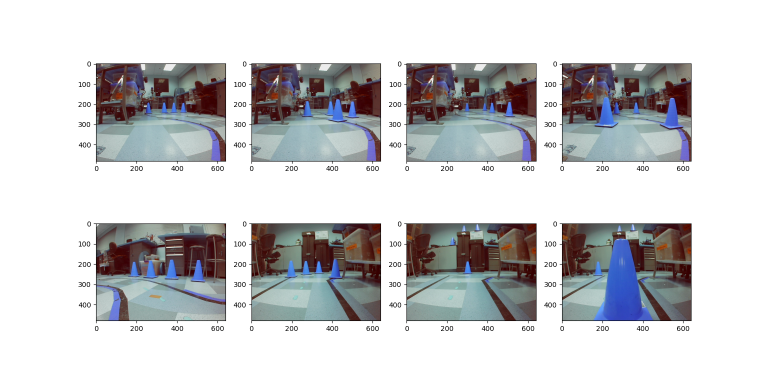
#> input picture cone_detection/Sample_BGR_Data.png, 1536 x 761 px (shown at 1/2 size)
$ python -i bin_detector.py   (imports and definitions only)
#> lines starting #> are read from the running program, lines starting #| are printed output that depends on the picture
import numpy as np
import cv2
from skimage.measure import label, regionprops
import math
import os
from matplotlib import pyplot as plt
from skimage.segmentation import mark_boundaries
from skimage.measure import label, regionprops, find_contours
import sys
from skimage.morphology import (erosion, dilation, closing, opening,
                                area_closing, area_opening)

def multi_dil(im, num, element):
    for i in range(num):
        im = dilation(im, element)
    return im

def multi_ero(im, num, element):
    for i in range(num):
        im = erosion(im, element)
    return im

class BinDetector():
    def __init__(self):
        '''
            Initilize your bin detector with the attributes you need,
            e.g., parameters of your classifier
        '''
        try:
            # logistic regression
            self.categories = ['cone_orange', 'not_cone_orange']
            folder_path = os.path.dirname(os.path.abspath(__file__))
            self.omega_class_list = []

            for i in range(len(self.categories)):
                omega_class_params_file = os.path.join(folder_path, 'omega_' + self.categories[i] + '.npy')
                self.omega_class_list.append(np.load(omega_class_params_file))
        except:
            pass

    # [51 lines left out: function segment_image, not called in this run]

    def get_bounding_boxes(self, img):
        '''
            Find the bounding boxes of the recycling bins
            call other functions in this class if needed

            Inputs:
                img - original image
            Outputs:
                boxes - a list of lists of bounding boxes. Each nested list is a bounding box in the form of [x1, y1, x2, y2]
                where (x1, y1) and (x2, y2) are the top left and bottom right coordinate respectively
        '''
        ################################################################
        # YOUR CODE AFTER THIS LINE

        # Replace this with your own approach
        element = np.array([[0,0,0,0,0,0,0],
                    [0,0,1,1,1,0,0],
                    [0,1,1,1,1,1,0],
                    [0,1,1,1,1,1,0],
                    [0,1,1,1,1,1,0],
                    [0,0,1,1,1,0,0],
                    [0,0,0,0,0,0,0]])

        boxes = []

        img = multi_ero(img, 2, element)
        img = multi_dil(img, 2, element)


        mask_labels = label(img)
        props = regionprops(mask_labels)

        img_copy = np.copy(img)*255
        for prop in props:
            if prop.bbox_area > 0:
                if (prop.bbox[2]-prop.bbox[0])/(prop.bbox[3]-prop.bbox[1]) > 1.1 and (prop.bbox[2]-prop.bbox[0])/(prop.bbox[3]-prop.bbox[1]) < 1.8:
                    cv2.rectangle(img_copy, (prop.bbox[1], prop.bbox[0]), (prop.bbox[3], prop.bbox[2]), (255,255,255), 5)
                    boxes.append([prop.bbox[1],prop.bbox[0],prop.bbox[3],prop.bbox[2]])

        # YOUR CODE BEFORE THIS LINE
        ################################################################

        return boxes

    def sigmoid(self,z):
        return 1/(1+np.exp(-z))

    # [44 lines left out: function train, not called in this run]

# [17 lines not run here, left out]
    # bin_detector.train([X, y])

>>> import cv2
>>> picture = cv2.imread('Sample_BGR_Data.png', cv2.IMREAD_GRAYSCALE)
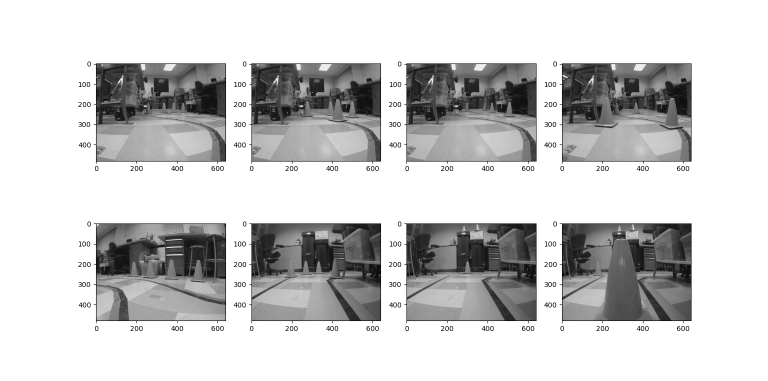
#> picture: shape (761, 1536) (shown at 1/2 size); min 0, max 255, mean 203.7
>>> result = BinDetector().get_bounding_boxes(picture)
#> the loop in multi_ero, `for i in range(num):` made 2 passes
#> pass 1, in multi_ero, `im = erosion(im, element)`:
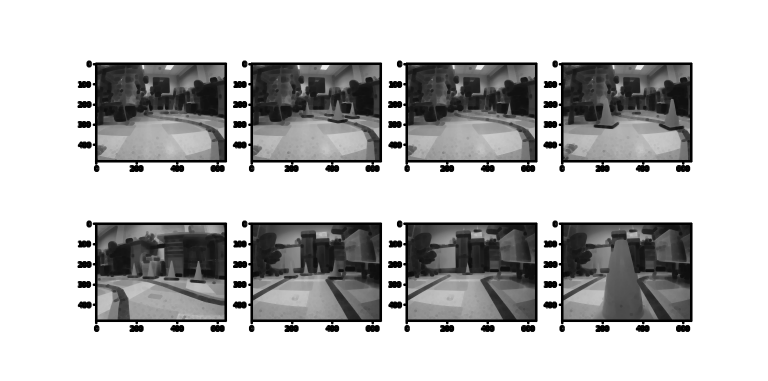
#> im: shape (761, 1536) (shown at 1/2 size); min 0, max 255, mean 190.5
#> pass 2, in multi_ero, `im = erosion(im, element)`:
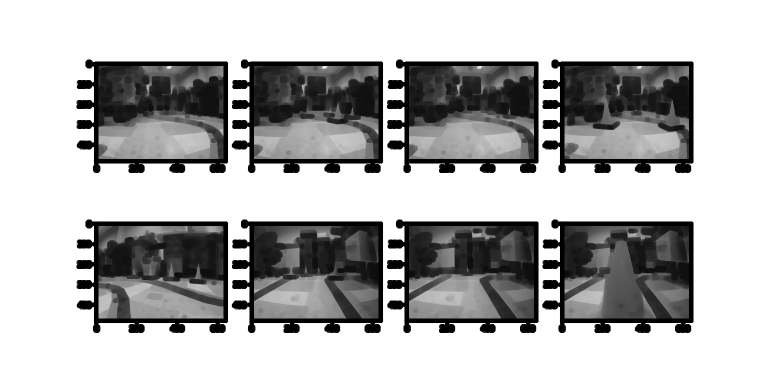
#> im: shape (761, 1536) (shown at 1/2 size); min 0, max 255, mean 180.3
#> the loop in multi_dil, `for i in range(num):` made 2 passes
#> pass 2, in multi_dil, `im = dilation(im, element)`:
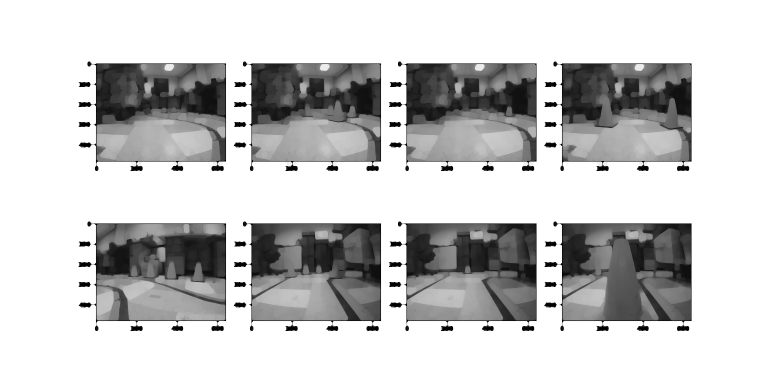
#> im: shape (761, 1536) (shown at 1/2 size); min 0, max 255, mean 199.2
#> in get_bounding_boxes, `mask_labels = label(img)`:
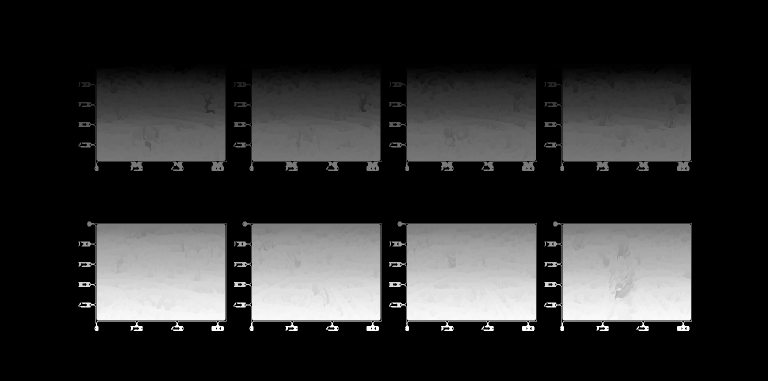
#> mask_labels: shape (761, 1536) int64 (shown at 1/2 size); min 0, max 52831, mean 9744.7; drawn with min black and max white
#> in get_bounding_boxes, `props = regionprops(mask_labels)`: props = 52831 regions
#> in get_bounding_boxes, `img_copy = np.copy(img)*255`:
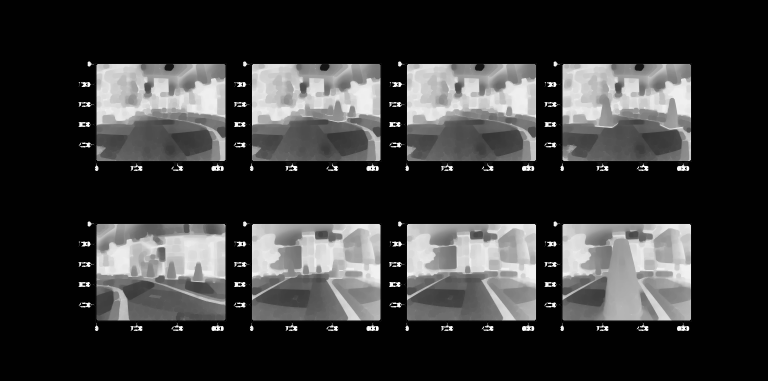
#> img_copy: shape (761, 1536) (shown at 1/2 size); min 0, max 255, mean 54.4
#> after the loop in get_bounding_boxes, `for prop in props:`:
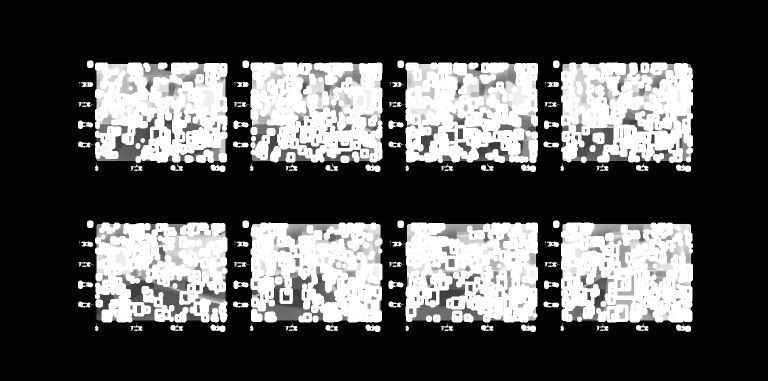
#> img_copy: shape (761, 1536) (shown at 1/2 size); min 0, max 255, mean 82.4
#> after the loop in get_bounding_boxes, `for prop in props:`: boxes = 3146 items, first 6: [177, 124, 183, 132], [488, 124, 494, 132], [798, 124, 804, 132], [1109, 124, 1115, 132], [193, 128, 199, 138], [198, 128, 206, 137]
#> result has the same summary as boxes in get_bounding_boxes

$ run again, on cone_detection/Traditional_Test_1.png
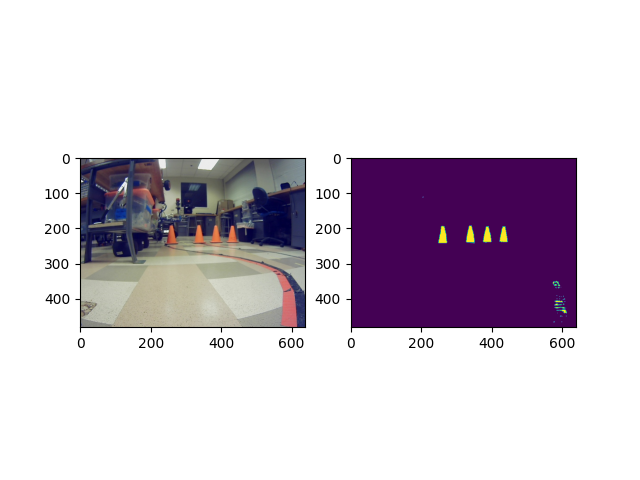
#> input picture cone_detection/Traditional_Test_1.png, 640 x 480 px
#> in get_bounding_boxes, `mask_labels = label(img)`:
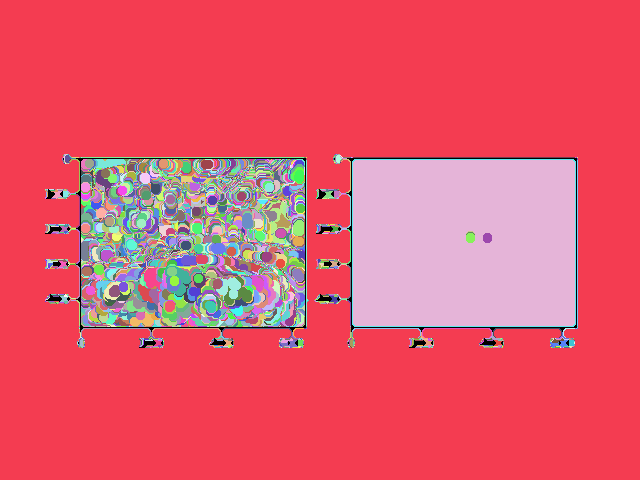
#> mask_labels: shape (480, 640) int64; 5567 distinct labels, from 0 to 5566; one colour per label, 0 black
#> props = 5566 regions
#> after the loop in get_bounding_boxes, `for prop in props:`:
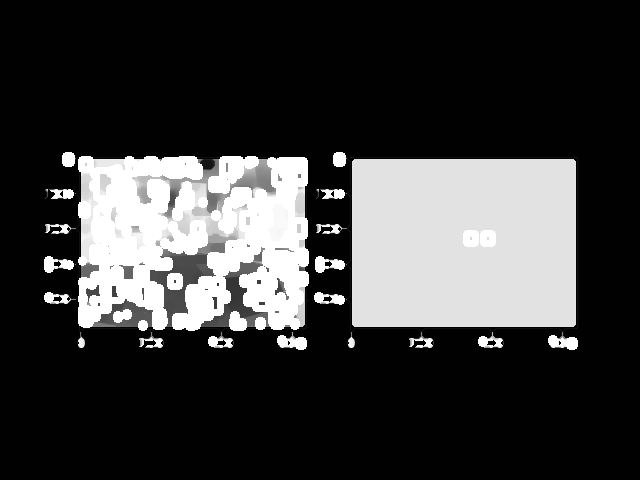
#> img_copy: shape (480, 640); min 0, max 255, mean 59.3
#> after the loop in get_bounding_boxes, `for prop in props:`: boxes = 345 items, first 6: [65, 155, 71, 163], [336, 155, 342, 163], [81, 159, 90, 169], [127, 159, 131, 164], [146, 159, 151, 165], [151, 159, 155, 165]
#> result has the same summary as boxes in get_bounding_boxes
